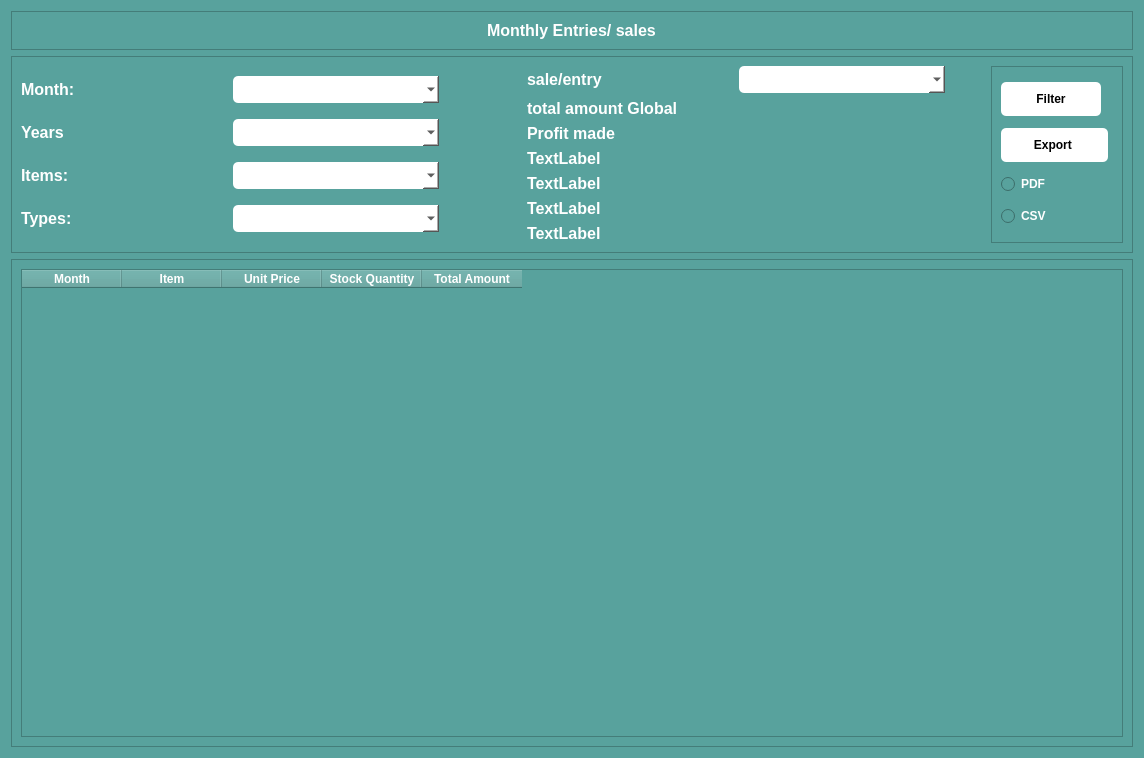
<?xml version="1.0" encoding="UTF-8"?>
<ui version="4.0">
 <class>Form</class>
 <widget class="QWidget" name="Form">
  <property name="geometry">
   <rect>
    <x>0</x>
    <y>0</y>
    <width>1144</width>
    <height>758</height>
   </rect>
  </property>
  <property name="windowTitle">
   <string>Form</string>
  </property>
  <property name="styleSheet">
   <string notr="true">QWidget{
background-color: rgb(88, 162, 157);

}
</string>
  </property>
  <layout class="QVBoxLayout" name="verticalLayout_3">
   <item>
    <widget class="QFrame" name="frame">
     <property name="frameShape">
      <enum>QFrame::StyledPanel</enum>
     </property>
     <property name="frameShadow">
      <enum>QFrame::Raised</enum>
     </property>
     <layout class="QVBoxLayout" name="verticalLayout_2">
      <item alignment="Qt::AlignHCenter">
       <widget class="QLabel" name="label">
        <property name="font">
         <font>
          <pointsize>12</pointsize>
          <bold>true</bold>
         </font>
        </property>
        <property name="styleSheet">
         <string notr="true">color: rgb(255, 255, 255);</string>
        </property>
        <property name="text">
         <string>Monthly Entries/ sales</string>
        </property>
       </widget>
      </item>
     </layout>
    </widget>
   </item>
   <item>
    <widget class="QFrame" name="frame_2">
     <property name="styleSheet">
      <string notr="true">QLabel{
	color: rgb(255, 255, 255);
}

QComboBox{
	background-color: rgb(255, 255, 255);
	border-radius: 5px;
	padding: 5px;
	color: rgb(0, 0, 0);
}



</string>
     </property>
     <property name="frameShape">
      <enum>QFrame::StyledPanel</enum>
     </property>
     <property name="frameShadow">
      <enum>QFrame::Raised</enum>
     </property>
     <layout class="QHBoxLayout" name="horizontalLayout">
      <item>
       <layout class="QGridLayout" name="gridLayout">
        <item row="2" column="1">
         <widget class="QComboBox" name="category">
          <property name="font">
           <font>
            <pointsize>10</pointsize>
            <bold>true</bold>
           </font>
          </property>
         </widget>
        </item>
        <item row="3" column="0">
         <widget class="QLabel" name="label_4">
          <property name="font">
           <font>
            <pointsize>12</pointsize>
            <bold>true</bold>
           </font>
          </property>
          <property name="text">
           <string>Types:</string>
          </property>
         </widget>
        </item>
        <item row="3" column="1">
         <widget class="QComboBox" name="items_types">
          <property name="font">
           <font>
            <pointsize>10</pointsize>
            <bold>true</bold>
           </font>
          </property>
         </widget>
        </item>
        <item row="2" column="0">
         <widget class="QLabel" name="label_3">
          <property name="font">
           <font>
            <pointsize>12</pointsize>
            <bold>true</bold>
           </font>
          </property>
          <property name="text">
           <string>Items:</string>
          </property>
         </widget>
        </item>
        <item row="0" column="0">
         <widget class="QLabel" name="label_2">
          <property name="font">
           <font>
            <pointsize>12</pointsize>
            <bold>true</bold>
           </font>
          </property>
          <property name="text">
           <string>Month: </string>
          </property>
         </widget>
        </item>
        <item row="0" column="1">
         <widget class="QComboBox" name="months">
          <property name="font">
           <font>
            <pointsize>10</pointsize>
            <bold>true</bold>
           </font>
          </property>
         </widget>
        </item>
        <item row="1" column="0">
         <widget class="QLabel" name="label_8">
          <property name="font">
           <font>
            <pointsize>12</pointsize>
            <bold>true</bold>
           </font>
          </property>
          <property name="text">
           <string>Years</string>
          </property>
         </widget>
        </item>
        <item row="1" column="1">
         <widget class="QComboBox" name="years">
          <property name="font">
           <font>
            <pointsize>10</pointsize>
            <bold>true</bold>
           </font>
          </property>
         </widget>
        </item>
       </layout>
      </item>
      <item>
       <spacer name="horizontalSpacer">
        <property name="orientation">
         <enum>Qt::Horizontal</enum>
        </property>
        <property name="sizeType">
         <enum>QSizePolicy::Fixed</enum>
        </property>
        <property name="sizeHint" stdset="0">
         <size>
          <width>82</width>
          <height>18</height>
         </size>
        </property>
       </spacer>
      </item>
      <item>
       <layout class="QGridLayout" name="gridLayout_2">
        <item row="2" column="0">
         <widget class="QLabel" name="label_7">
          <property name="font">
           <font>
            <pointsize>12</pointsize>
            <bold>true</bold>
           </font>
          </property>
          <property name="text">
           <string>Profit made</string>
          </property>
         </widget>
        </item>
        <item row="0" column="0">
         <widget class="QLabel" name="label_5">
          <property name="font">
           <font>
            <pointsize>12</pointsize>
            <bold>true</bold>
           </font>
          </property>
          <property name="text">
           <string>sale/entry</string>
          </property>
         </widget>
        </item>
        <item row="0" column="1">
         <widget class="QComboBox" name="sale_entries">
          <property name="font">
           <font>
            <pointsize>10</pointsize>
            <bold>true</bold>
           </font>
          </property>
         </widget>
        </item>
        <item row="4" column="0">
         <widget class="QLabel" name="label_10">
          <property name="font">
           <font>
            <pointsize>12</pointsize>
            <bold>true</bold>
           </font>
          </property>
          <property name="text">
           <string>TextLabel</string>
          </property>
         </widget>
        </item>
        <item row="3" column="0">
         <widget class="QLabel" name="label_9">
          <property name="font">
           <font>
            <pointsize>12</pointsize>
            <bold>true</bold>
           </font>
          </property>
          <property name="text">
           <string>TextLabel</string>
          </property>
         </widget>
        </item>
        <item row="1" column="0">
         <widget class="QLabel" name="label_6">
          <property name="font">
           <font>
            <pointsize>12</pointsize>
            <bold>true</bold>
           </font>
          </property>
          <property name="text">
           <string>total amount Global</string>
          </property>
         </widget>
        </item>
        <item row="1" column="1">
         <widget class="QLabel" name="globalamount">
          <property name="text">
           <string/>
          </property>
         </widget>
        </item>
        <item row="6" column="0">
         <widget class="QLabel" name="label_12">
          <property name="font">
           <font>
            <pointsize>12</pointsize>
            <bold>true</bold>
           </font>
          </property>
          <property name="text">
           <string>TextLabel</string>
          </property>
         </widget>
        </item>
        <item row="5" column="0">
         <widget class="QLabel" name="label_11">
          <property name="font">
           <font>
            <pointsize>12</pointsize>
            <bold>true</bold>
           </font>
          </property>
          <property name="text">
           <string>TextLabel</string>
          </property>
         </widget>
        </item>
       </layout>
      </item>
      <item>
       <spacer name="horizontalSpacer_2">
        <property name="orientation">
         <enum>Qt::Horizontal</enum>
        </property>
        <property name="sizeType">
         <enum>QSizePolicy::Fixed</enum>
        </property>
        <property name="sizeHint" stdset="0">
         <size>
          <width>40</width>
          <height>20</height>
         </size>
        </property>
       </spacer>
      </item>
      <item>
       <widget class="QFrame" name="frame_4">
        <property name="maximumSize">
         <size>
          <width>132</width>
          <height>16777215</height>
         </size>
        </property>
        <property name="styleSheet">
         <string notr="true">QPushButton{
	background-color: rgb(255, 255, 255);
	border-radius: 5px;
	padding: 10px;
	color: rgb(0, 0, 0);
	width: 90px;
	font-weight: 900;
}
</string>
        </property>
        <property name="frameShape">
         <enum>QFrame::StyledPanel</enum>
        </property>
        <property name="frameShadow">
         <enum>QFrame::Raised</enum>
        </property>
        <layout class="QVBoxLayout" name="verticalLayout_4">
         <item>
          <widget class="QPushButton" name="filter_button">
           <property name="maximumSize">
            <size>
             <width>100</width>
             <height>16777215</height>
            </size>
           </property>
           <property name="text">
            <string>Filter</string>
           </property>
           <property name="icon">
            <iconset resource="../static.qrc">
             <normaloff>:/logo/images/filter_100px.png</normaloff>:/logo/images/filter_100px.png</iconset>
           </property>
           <property name="iconSize">
            <size>
             <width>32</width>
             <height>32</height>
            </size>
           </property>
          </widget>
         </item>
         <item>
          <widget class="QPushButton" name="export_button">
           <property name="maximumSize">
            <size>
             <width>107</width>
             <height>16777215</height>
            </size>
           </property>
           <property name="text">
            <string>Export </string>
           </property>
           <property name="icon">
            <iconset resource="../static.qrc">
             <normaloff>:/logo/images/export_24px.png</normaloff>:/logo/images/export_24px.png</iconset>
           </property>
           <property name="iconSize">
            <size>
             <width>32</width>
             <height>32</height>
            </size>
           </property>
          </widget>
         </item>
         <item>
          <widget class="QRadioButton" name="radio_pdf">
           <property name="font">
            <font>
             <bold>true</bold>
            </font>
           </property>
           <property name="styleSheet">
            <string notr="true">color: rgb(255, 255, 255);</string>
           </property>
           <property name="text">
            <string>PDF</string>
           </property>
          </widget>
         </item>
         <item>
          <widget class="QRadioButton" name="radio_csv">
           <property name="font">
            <font>
             <bold>true</bold>
            </font>
           </property>
           <property name="styleSheet">
            <string notr="true">color: rgb(255, 255, 255);</string>
           </property>
           <property name="text">
            <string>CSV</string>
           </property>
          </widget>
         </item>
        </layout>
       </widget>
      </item>
     </layout>
    </widget>
   </item>
   <item>
    <widget class="QFrame" name="frame_3">
     <property name="styleSheet">
      <string notr="true">color: rgb(0, 0, 0);</string>
     </property>
     <property name="frameShape">
      <enum>QFrame::StyledPanel</enum>
     </property>
     <property name="frameShadow">
      <enum>QFrame::Raised</enum>
     </property>
     <layout class="QVBoxLayout" name="verticalLayout">
      <item>
       <widget class="QTableWidget" name="tableWidget">
        <property name="font">
         <font>
          <pointsize>10</pointsize>
          <bold>true</bold>
         </font>
        </property>
        <property name="styleSheet">
         <string notr="true">color: rgb(255, 255, 255);
font-weight: 900;</string>
        </property>
        <column>
         <property name="text">
          <string>Month</string>
         </property>
         <property name="font">
          <font>
           <bold>true</bold>
          </font>
         </property>
        </column>
        <column>
         <property name="text">
          <string>Item</string>
         </property>
         <property name="font">
          <font>
           <bold>true</bold>
          </font>
         </property>
        </column>
        <column>
         <property name="text">
          <string>Unit Price</string>
         </property>
         <property name="font">
          <font>
           <bold>true</bold>
          </font>
         </property>
        </column>
        <column>
         <property name="text">
          <string>Stock Quantity</string>
         </property>
         <property name="font">
          <font>
           <bold>true</bold>
          </font>
         </property>
        </column>
        <column>
         <property name="text">
          <string>Total Amount</string>
         </property>
         <property name="font">
          <font>
           <bold>true</bold>
          </font>
         </property>
        </column>
       </widget>
      </item>
     </layout>
    </widget>
   </item>
  </layout>
 </widget>
 <resources>
  <include location="../static.qrc"/>
 </resources>
 <connections/>
</ui>
